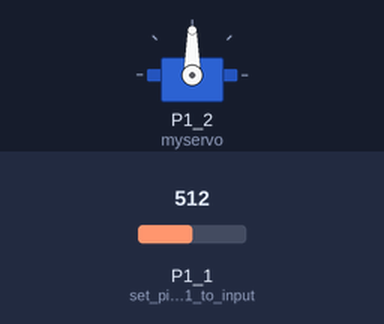
Simulated run of this sketch. Board: TI MSP430 LaunchPad. Shown: servo. The test bench sets the inputs (shaded band); at power-on: P1_1 (set_pin_1_to_input) = 512.

Above: at 1.2 s.
1.3 s: P1_1 (set_pin_1_to_input) set to 716
At 2.0 s:
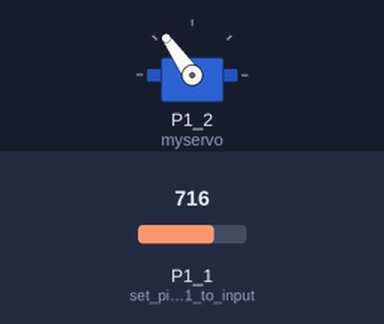
2.8 s: P1_1 (set_pin_1_to_input) set to 900
At 3.2 s:
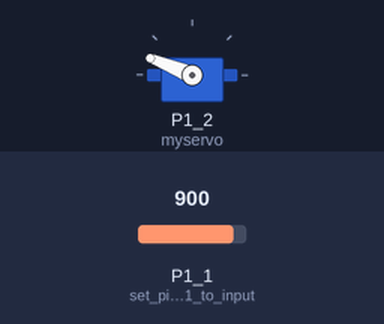
4.3 s: P1_1 (set_pin_1_to_input) set to 1023
At 5.5 s:
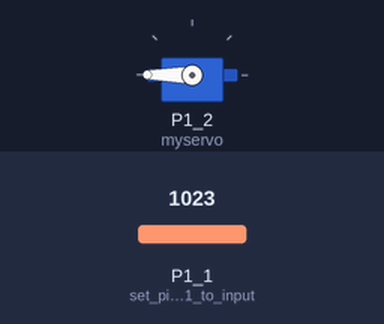
5.8 s: P1_1 (set_pin_1_to_input) set to 306
At 6.6 s:
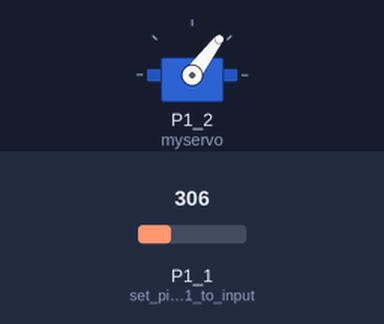
7.3 s: P1_1 (set_pin_1_to_input) set to 122
At 7.8 s:
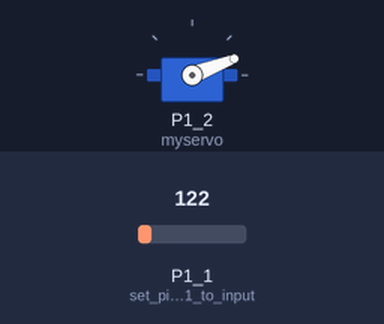
Timing chart, 0 to 9.8 s (numbered marks = the images above; inputs shaded):
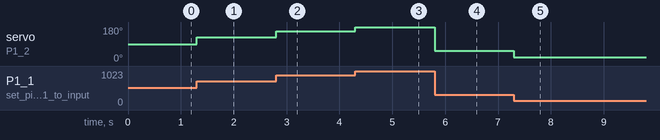

Measured:
- after the input at 1.3 s, servo on P1_2 (myservo): 90° → 125° at once
- after the input at 2.8 s, servo on P1_2 (myservo): 125° → 158° at once
- after the input at 4.3 s, servo on P1_2 (myservo): 158° → 180° at once
- after the input at 5.8 s, servo on P1_2 (myservo): 180° → 53° at once
- after the input at 7.3 s, servo on P1_2 (myservo): 53° → 21° at once

The sketch:

SERVO_CONTINOUS_POT.ino
```cpp
#include <Servo.h>  //servo library
#include <LiquidCrystal.h>

Servo myservo;  //servo object

void setup()
{
    myservo.attach(4);  // servo is 4 pins down
    pinMode(P1_1, INPUT); //set pin 1 to input
}


void loop()
{
    // map the analog input to a value from 0 to 180
    int x = analogRead(P1_1);
    x = map(x, 0, 1023, 0, 180);
    myservo.write(x); //set the servo to the previous calculated value
}
```
